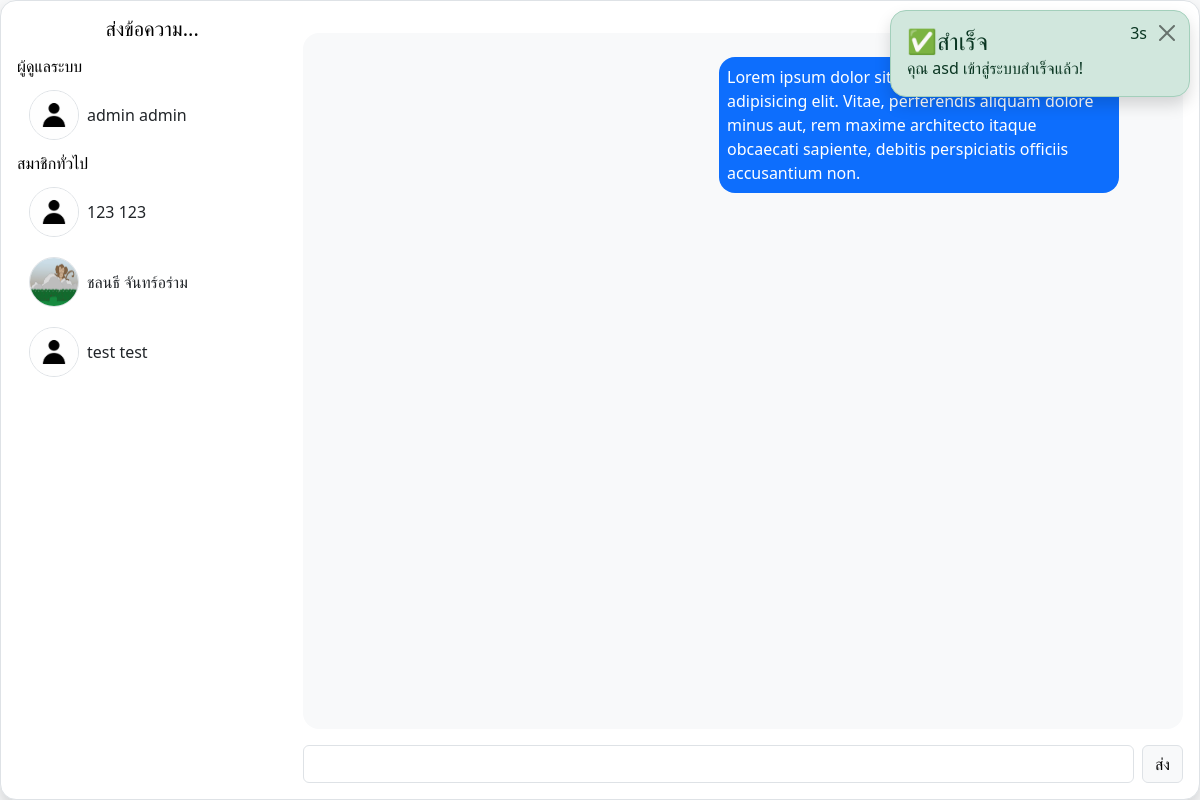
Screenshot of /chat.php (signed in) with the database file from the repository.
### tables this page shows
CREATE TABLE `users` (
  `user_id` int(11) NOT NULL,
  `firstname` varchar(50) NOT NULL,
  `lastname` varchar(50) NOT NULL,
  `email` varchar(100) NOT NULL,
  `password` varchar(60) NOT NULL,
  `image` varchar(60) NOT NULL DEFAULT 'default-profile.jpg',
  `role` enum('admin','user') NOT NULL DEFAULT 'user',
  `created_at` timestamp NOT NULL DEFAULT current_timestamp(),
  `updated_at` timestamp NULL DEFAULT NULL ON UPDATE current_timestamp()
);

### chat.php (the view, shortened to what this page needs)
<?php
require_once "./util/link.php";
if(isset($_SESSION["user_login"])){
    $row = sql("SELECT * FROM users WHERE user_id = ?",[$_SESSION["user_login"]])->fetch();
}elseif(isset($_SESSION["admin_login"])){
    msg("warning","⚠คำเตือน","ไม่สามารถเข้าถึงหน้านี้ได้","./admin/");
}else{
    msg("warning","⚠คำเตือน","ไม่สามารถเข้าถึงหน้านี้ได้","../");
}
?>
<!DOCTYPE html>
<html lang="en">
<head>
</head>
<body class="bg-light">
    <div class='vh-100 d-flex justify-content-center align-items-center'>
        <div class='bg-white rounded-4 border overflow-hidden shadow' style='width:1200px;height:800px'>
            <div class="d-flex h-100">
                <div class="p-3" style="width:400px">
                    <h5 class='mb-3 text-center'>ส่งข้อความ...</h5>
                    <div class='d-flex flex-column gap-2'>
                        <h6 clsss="text-muted">ผู้ดูแลระบบ</h6>
                        <?php $fetchAllAdmins = sql("SELECT * FROM users WHERE role = 'admin' AND user_id != ?",[$row["user_id"]]);
                        while($user = $fetchAllAdmins->fetch()){ ?>
                            <a href="chat.php?user_id=<?= $user["user_id"] ?>" class="d-flex align-items-center gap-2 btn btn-outline-light text-dark border-0 rounded-4 <?= isset($_GET["user_id"]) && $_GET["user_id"] == $user["user_id"] ? "active" : "" ?>">
                                <img src="<?= pathImage($user["image"],"user_images"); ?>" width="50px" height="50px" class="rounded-circle border overflow-hidden">
                                <h6><?= $user["firstname"]; ?> <?= $user["lastname"]; ?></h6>
                            </a>
                        <?php } ?>
                    </div>
                    <div class='d-flex flex-column gap-2 mt-2'>
                        <h6 clsss="text-muted">สมาชิกทั่วไป</h6>
                        <?php $fetchAllUsers = sql("SELECT * FROM users WHERE role = 'user' AND user_id != ?",[$row["user_id"]]);
                        while($user = $fetchAllUsers->fetch()){ ?>
                            <a href="chat.php?user_id=<?= $user["user_id"] ?>" class="d-flex align-items-center gap-2 btn btn-outline-light text-dark border-0 rounded-4 <?= isset($_GET["user_id"]) && $_GET["user_id"] == $user["user_id"] ? "active" : "" ?>">
                                <img src="<?= pathImage($user["image"],"user_images"); ?>" width="50px" height="50px" class="rounded-circle border overflow-hidden">
                                <h6><?= $user["firstname"]; ?> <?= $user["lastname"]; ?></h6>
                            </a>
                        <?php } ?>
                    </div>
                </div>
                <div class='d-flex flex-column w-100 me-3'>
                    <div class='p-3 w-100'>
                    </div>
                    <div class='h-100 bg-light rounded-4 overflow-auto p-3 w-100'>
                        <div class="d-flex align-items-start gap-2 justify-content-end my-2">
                            <div class="bg-primary rounded-4 p-2 text-white" style='max-width:400px'>
                                Lorem ipsum dolor sit amet, consectetur adipisicing elit. Vitae, perferendis aliquam dolore minus aut, rem maxime architecto itaque obcaecati sapiente, debitis perspiciatis officiis accusantium non.
                            </div>
                        </div>
                    </div>
                    <form id='form-message' class='d-flex align-items-center gap-2 pt-3 pb-3'>
                        <input type="text" name='message' class='form-control'>
                        <button type="submit" class='btn btn-light border'>ส่ง</button>
                    </form>
                </div>
            </div>
        </div>
    </div>
</body>
</html>

### rows the page displays
users: image (placeholder picture), firstname "admin", lastname "admin"
users: image (placeholder picture), firstname "123", lastname "123"
users: image (picture), firstname "ชลนธี", lastname "จันทร์อร่าม"
users: image (placeholder picture), firstname "test", lastname "test"

### other values shown
$_SESSION[$type][0] "✅สำเร็จ"
$_SESSION[$type][1] "คุณ asd เข้าสู่ระบบสำเร็จแล้ว!"
